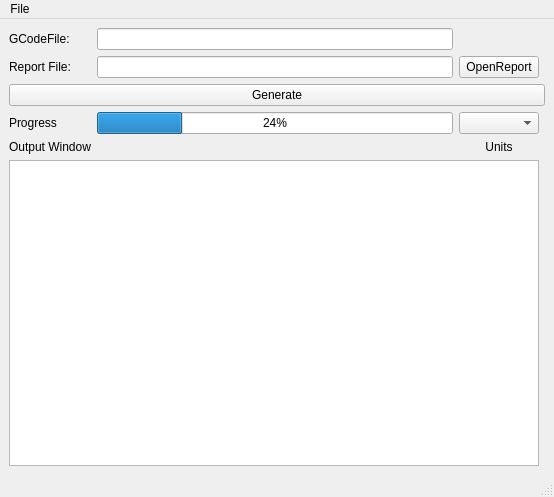
<?xml version="1.0" encoding="UTF-8"?>
<ui version="4.0">
 <author>Briam Moran</author>
 <class>MainWindow</class>
 <widget class="QMainWindow" name="MainWindow">
  <property name="geometry">
   <rect>
    <x>0</x>
    <y>0</y>
    <width>554</width>
    <height>497</height>
   </rect>
  </property>
  <property name="windowTitle">
   <string>Pylen Filament Usage Generator</string>
  </property>
  <widget class="QWidget" name="centralwidget">
   <layout class="QGridLayout" name="gridLayout">
    <item row="10" column="0" colspan="4">
     <widget class="QPushButton" name="pushButton_Generate">
      <property name="toolTip">
       <string>Click to generate Filament Usage Report</string>
      </property>
      <property name="text">
       <string>Generate</string>
      </property>
     </widget>
    </item>
    <item row="2" column="0">
     <widget class="QLabel" name="label_ReportFilePath">
      <property name="enabled">
       <bool>true</bool>
      </property>
      <property name="text">
       <string>Report File:</string>
      </property>
      <property name="buddy">
       <cstring>lineEdit_ReportPath</cstring>
      </property>
     </widget>
    </item>
    <item row="1" column="1">
     <widget class="QLineEdit" name="lineEdit_GCodePath">
      <property name="toolTip">
       <string>Path to Gcode File use File-&gt;Open </string>
      </property>
     </widget>
    </item>
    <item row="1" column="0">
     <widget class="QLabel" name="label_GCodeFilePath">
      <property name="enabled">
       <bool>true</bool>
      </property>
      <property name="text">
       <string>GCodeFile:</string>
      </property>
      <property name="buddy">
       <cstring>lineEdit_GCodePath</cstring>
      </property>
     </widget>
    </item>
    <item row="2" column="1">
     <widget class="QLineEdit" name="lineEdit_ReportPath">
      <property name="toolTip">
       <string>Use FileOpen or Manually set</string>
      </property>
     </widget>
    </item>
    <item row="2" column="2">
     <widget class="QPushButton" name="pushButton_OpenReport">
      <property name="text">
       <string>OpenReport</string>
      </property>
     </widget>
    </item>
    <item row="12" column="0">
     <widget class="QLabel" name="label_OutputWindow">
      <property name="text">
       <string>Output Window</string>
      </property>
      <property name="buddy">
       <cstring>textBrowser_OutputWindow</cstring>
      </property>
     </widget>
    </item>
    <item row="14" column="0" colspan="3">
     <widget class="QTextBrowser" name="textBrowser_OutputWindow">
      <property name="toolTip">
       <string>Filament Usage Report window</string>
      </property>
     </widget>
    </item>
    <item row="11" column="1">
     <widget class="QProgressBar" name="progressBar">
      <property name="value">
       <number>24</number>
      </property>
     </widget>
    </item>
    <item row="11" column="0">
     <widget class="QLabel" name="label_Progress">
      <property name="text">
       <string>Progress</string>
      </property>
     </widget>
    </item>
    <item row="11" column="2">
     <widget class="QComboBox" name="comboBoxUnits">
      <property name="toolTip">
       <string>Set Units, mm,meters,inches</string>
      </property>
     </widget>
    </item>
    <item row="12" column="2">
     <widget class="QLabel" name="label">
      <property name="text">
       <string>Units</string>
      </property>
      <property name="alignment">
       <set>Qt::AlignCenter</set>
      </property>
     </widget>
    </item>
   </layout>
  </widget>
  <widget class="QMenuBar" name="menubar">
   <property name="geometry">
    <rect>
     <x>0</x>
     <y>0</y>
     <width>554</width>
     <height>21</height>
    </rect>
   </property>
   <widget class="QMenu" name="menuFile">
    <property name="title">
     <string>File</string>
    </property>
    <addaction name="actionOpen"/>
    <addaction name="actionHelp"/>
    <addaction name="actionAbout"/>
   </widget>
   <addaction name="menuFile"/>
  </widget>
  <widget class="QStatusBar" name="statusbar"/>
  <action name="actionOpen">
   <property name="text">
    <string>Open</string>
   </property>
  </action>
  <action name="actionHelp">
   <property name="text">
    <string>Help</string>
   </property>
  </action>
  <action name="actionAbout">
   <property name="text">
    <string>About</string>
   </property>
  </action>
 </widget>
 <tabstops>
  <tabstop>pushButton_Generate</tabstop>
  <tabstop>textBrowser_OutputWindow</tabstop>
 </tabstops>
 <resources/>
 <connections/>
 <slots>
  <slot>pushButtonFileOpenPathClicked()</slot>
  <slot>pushButtonGenerateClicked()</slot>
 </slots>
</ui>
